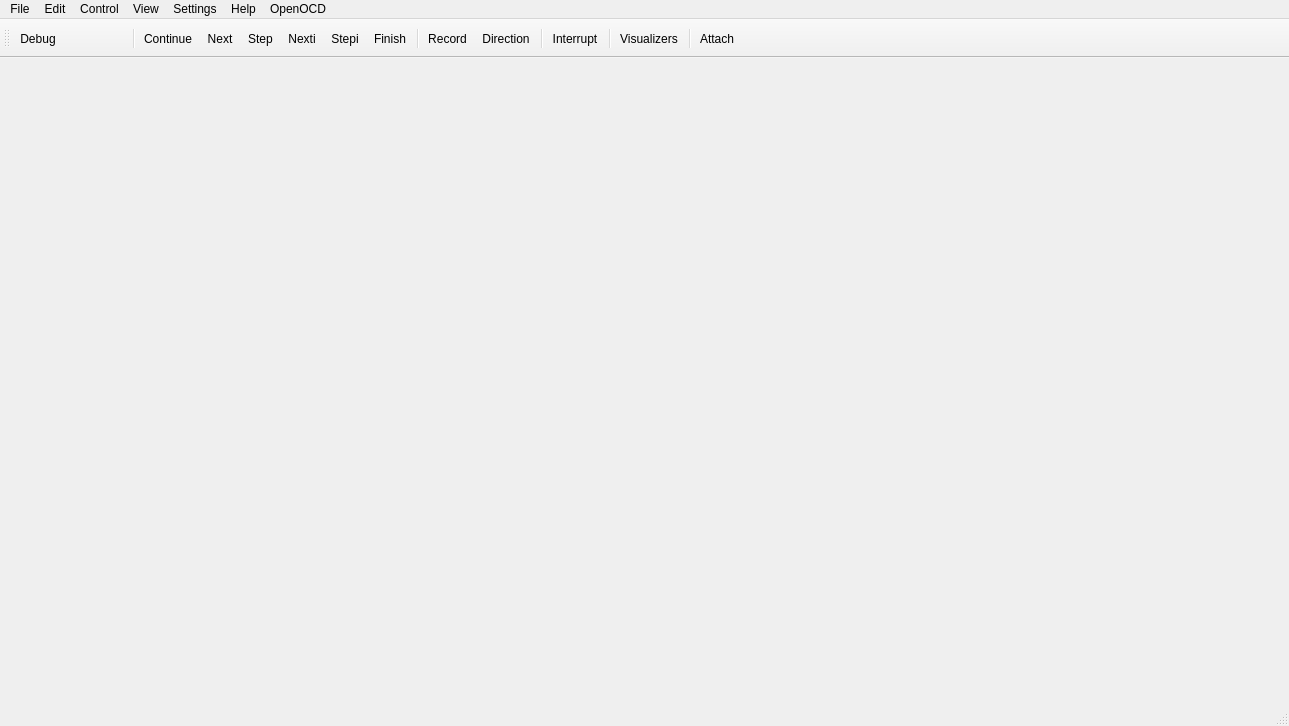
<?xml version="1.0" encoding="UTF-8"?>
<ui version="4.0">
 <class>SeerMainWindowForm</class>
 <widget class="QMainWindow" name="SeerMainWindowForm">
  <property name="geometry">
   <rect>
    <x>0</x>
    <y>0</y>
    <width>1289</width>
    <height>726</height>
   </rect>
  </property>
  <property name="contextMenuPolicy">
   <enum>Qt::NoContextMenu</enum>
  </property>
  <property name="windowTitle">
   <string>Seer Debugger</string>
  </property>
  <widget class="SeerGdbWidget" name="gdbWidget"/>
  <widget class="QMenuBar" name="menubar">
   <property name="geometry">
    <rect>
     <x>0</x>
     <y>0</y>
     <width>1289</width>
     <height>22</height>
    </rect>
   </property>
   <widget class="QMenu" name="menuFile">
    <property name="title">
     <string>File</string>
    </property>
    <addaction name="actionFileDebug"/>
    <addaction name="actionFileArguments"/>
    <addaction name="actionFileQuit"/>
   </widget>
   <widget class="QMenu" name="menuEdit">
    <property name="title">
     <string>Edit</string>
    </property>
   </widget>
   <widget class="QMenu" name="menuView">
    <property name="title">
     <string>View</string>
    </property>
    <widget class="QMenu" name="menuConsole">
     <property name="toolTip">
      <string/>
     </property>
     <property name="statusTip">
      <string/>
     </property>
     <property name="title">
      <string>Console</string>
     </property>
     <property name="icon">
      <iconset resource="resource.qrc">
       <normaloff>:/seer/resources/icons-icons/console.png</normaloff>:/seer/resources/icons-icons/console.png</iconset>
     </property>
     <addaction name="actionConsoleAttached"/>
     <addaction name="actionConsoleDetached"/>
     <addaction name="actionConsoleDetachedMinimized"/>
    </widget>
    <widget class="QMenu" name="menuStyles">
     <property name="title">
      <string>Styles</string>
     </property>
     <property name="icon">
      <iconset resource="resource.qrc">
       <normaloff>:/seer/resources/icons-icons/style.png</normaloff>:/seer/resources/icons-icons/style.png</iconset>
     </property>
    </widget>
    <addaction name="actionViewMemoryVisualizer"/>
    <addaction name="actionViewArrayVisualizer"/>
    <addaction name="actionViewMatrixVisualizer"/>
    <addaction name="actionViewStructVisualizer"/>
    <addaction name="actionViewBasicStructVisualizer"/>
    <addaction name="actionViewImageVisualizer"/>
    <addaction name="actionViewAssembly"/>
    <addaction name="menuConsole"/>
    <addaction name="menuStyles"/>
   </widget>
   <widget class="QMenu" name="menuSettings">
    <property name="title">
     <string>Settings</string>
    </property>
    <addaction name="actionSettingsConfiguration"/>
    <addaction name="actionSettingsSaveConfiguration"/>
   </widget>
   <widget class="QMenu" name="menuHelp">
    <property name="title">
     <string>Help</string>
    </property>
    <addaction name="actionHelpAbout"/>
   </widget>
   <widget class="QMenu" name="menuControl">
    <property name="title">
     <string>Control</string>
    </property>
    <widget class="QMenu" name="menuRecord">
     <property name="toolTip">
      <string>Set Record mode.</string>
     </property>
     <property name="title">
      <string>Record</string>
     </property>
     <property name="icon">
      <iconset resource="resource.qrc">
       <normaloff>:/seer/resources/RelaxLightIcons/tools-media-optical-burn-image.svg</normaloff>:/seer/resources/RelaxLightIcons/tools-media-optical-burn-image.svg</iconset>
     </property>
     <addaction name="actionControlRecordStart"/>
     <addaction name="actionControlRecordStop"/>
    </widget>
    <widget class="QMenu" name="menuDirection">
     <property name="toolTip">
      <string>Set Playback direction.</string>
     </property>
     <property name="title">
      <string>Direction</string>
     </property>
     <property name="icon">
      <iconset resource="resource.qrc">
       <normaloff>:/seer/resources/RelaxLightIcons/go-next.svg</normaloff>:/seer/resources/RelaxLightIcons/go-next.svg</iconset>
     </property>
     <addaction name="actionControlRecordForward"/>
     <addaction name="actionControlRecordReverse"/>
    </widget>
    <addaction name="actionControlRestart"/>
    <addaction name="actionControlTerminate"/>
    <addaction name="actionControlContinue"/>
    <addaction name="actionControlNext"/>
    <addaction name="actionControlStep"/>
    <addaction name="actionControlFinish"/>
    <addaction name="separator"/>
    <addaction name="actionControlNexti"/>
    <addaction name="actionControlStepi"/>
    <addaction name="separator"/>
    <addaction name="menuRecord"/>
    <addaction name="menuDirection"/>
    <addaction name="separator"/>
    <addaction name="actionControlInterrupt"/>
   </widget>
   <widget class="QMenu" name="menuOpenOCD">
    <property name="title">
     <string>OpenOCD</string>
    </property>
    <addaction name="actionOpenOCDAbout"/>
    <addaction name="separator"/>
    <addaction name="actionOpenOCDConfiguration"/>
    <addaction name="actionOpenOCDRecent_Project"/>
    <addaction name="actionOpenOCDImport_Project"/>
    <addaction name="actionOpenOCDAttach"/>
    <addaction name="separator"/>
    <addaction name="actionOpenOCDHelp"/>
   </widget>
   <addaction name="menuFile"/>
   <addaction name="menuEdit"/>
   <addaction name="menuControl"/>
   <addaction name="menuView"/>
   <addaction name="menuSettings"/>
   <addaction name="menuHelp"/>
   <addaction name="menuOpenOCD"/>
  </widget>
  <widget class="QStatusBar" name="statusbar"/>
  <widget class="QToolBar" name="toolBar">
   <property name="windowTitle">
    <string>toolBar</string>
   </property>
   <property name="toolButtonStyle">
    <enum>Qt::ToolButtonTextBesideIcon</enum>
   </property>
   <attribute name="toolBarArea">
    <enum>TopToolBarArea</enum>
   </attribute>
   <attribute name="toolBarBreak">
    <bool>false</bool>
   </attribute>
   <addaction name="actionGdbLaunch"/>
   <addaction name="actionGdbTerminate"/>
   <addaction name="actionGdbRestart"/>
   <addaction name="separator"/>
   <addaction name="actionGdbContinue"/>
   <addaction name="actionGdbNext"/>
   <addaction name="actionGdbStep"/>
   <addaction name="actionGdbNexti"/>
   <addaction name="actionGdbStepi"/>
   <addaction name="actionGdbFinish"/>
   <addaction name="separator"/>
   <addaction name="actionRecordProcess"/>
   <addaction name="actionRecordDirection"/>
   <addaction name="separator"/>
   <addaction name="actionInterruptProcess"/>
   <addaction name="separator"/>
   <addaction name="actionVisualizers"/>
   <addaction name="separator"/>
   <addaction name="actionOpenOCDAttach"/>
  </widget>
  <action name="actionFileQuit">
   <property name="icon">
    <iconset resource="resource.qrc">
     <normaloff>:/seer/resources/icons-icons/exit.png</normaloff>:/seer/resources/icons-icons/exit.png</iconset>
   </property>
   <property name="text">
    <string>Quit</string>
   </property>
   <property name="toolTip">
    <string>Quit</string>
   </property>
   <property name="statusTip">
    <string>Quit the  Seer debugger.</string>
   </property>
  </action>
  <action name="actionGdbRestart">
   <property name="icon">
    <iconset resource="resource.qrc">
     <normaloff>:/seer/resources/RelaxLightIcons/view-refresh.svg</normaloff>:/seer/resources/RelaxLightIcons/view-refresh.svg</iconset>
   </property>
   <property name="text">
    <string/>
   </property>
  </action>
  <action name="actionGdbNext">
   <property name="icon">
    <iconset resource="resource.qrc">
     <normaloff>:/seer/resources/RelaxLightIcons/debug-step-over.svg</normaloff>:/seer/resources/RelaxLightIcons/debug-step-over.svg</iconset>
   </property>
   <property name="text">
    <string>Next</string>
   </property>
  </action>
  <action name="actionGdbStep">
   <property name="icon">
    <iconset resource="resource.qrc">
     <normaloff>:/seer/resources/RelaxLightIcons/debug-step-into.svg</normaloff>:/seer/resources/RelaxLightIcons/debug-step-into.svg</iconset>
   </property>
   <property name="text">
    <string>Step</string>
   </property>
  </action>
  <action name="actionGdbFinish">
   <property name="icon">
    <iconset resource="resource.qrc">
     <normaloff>:/seer/resources/RelaxLightIcons/debug-step-out.svg</normaloff>:/seer/resources/RelaxLightIcons/debug-step-out.svg</iconset>
   </property>
   <property name="text">
    <string>Finish</string>
   </property>
  </action>
  <action name="actionGdbContinue">
   <property name="icon">
    <iconset resource="resource.qrc">
     <normaloff>:/seer/resources/RelaxLightIcons/debug-execute-from-cursor.svg</normaloff>:/seer/resources/RelaxLightIcons/debug-execute-from-cursor.svg</iconset>
   </property>
   <property name="text">
    <string>Continue</string>
   </property>
  </action>
  <action name="actionFileDebug">
   <property name="icon">
    <iconset resource="resource.qrc">
     <normaloff>:/seer/resources/thenounproject/fortune-teller.svg</normaloff>:/seer/resources/thenounproject/fortune-teller.svg</iconset>
   </property>
   <property name="text">
    <string>Debug...</string>
   </property>
   <property name="toolTip">
    <string>Debug</string>
   </property>
   <property name="statusTip">
    <string>Load an executable to debug.</string>
   </property>
  </action>
  <action name="actionFileArguments">
   <property name="icon">
    <iconset resource="resource.qrc">
     <normaloff>:/seer/resources/icons-icons/arguments.png</normaloff>:/seer/resources/icons-icons/arguments.png</iconset>
   </property>
   <property name="text">
    <string>Arguments...</string>
   </property>
   <property name="toolTip">
    <string>Arguments</string>
   </property>
   <property name="statusTip">
    <string>Specify new arguments to the current executable.</string>
   </property>
  </action>
  <action name="actionInterruptProcess">
   <property name="icon">
    <iconset resource="resource.qrc">
     <normaloff>:/seer/resources/thenounproject/stop.svg</normaloff>:/seer/resources/thenounproject/stop.svg</iconset>
   </property>
   <property name="text">
    <string>Interrupt</string>
   </property>
   <property name="toolTip">
    <string>Send a 'Terminate' signal to the process.&lt;br/&gt;&lt;br/&gt;Hold down for alternate signals.</string>
   </property>
  </action>
  <action name="actionHelpAbout">
   <property name="icon">
    <iconset resource="resource.qrc">
     <normaloff>:/seer/resources/seergdb_32x32.png</normaloff>:/seer/resources/seergdb_32x32.png</iconset>
   </property>
   <property name="text">
    <string>About Seer</string>
   </property>
   <property name="statusTip">
    <string>About Seer</string>
   </property>
  </action>
  <action name="actionViewMemoryVisualizer">
   <property name="icon">
    <iconset resource="resource.qrc">
     <normaloff>:/seer/resources/thenounproject/memory.svg</normaloff>:/seer/resources/thenounproject/memory.svg</iconset>
   </property>
   <property name="text">
    <string>Memory Visualizer</string>
   </property>
   <property name="statusTip">
    <string>Launch a blank Memory Visualizer.</string>
   </property>
  </action>
  <action name="actionViewArrayVisualizer">
   <property name="icon">
    <iconset resource="resource.qrc">
     <normaloff>:/seer/resources/thenounproject/memory.svg</normaloff>:/seer/resources/thenounproject/memory.svg</iconset>
   </property>
   <property name="text">
    <string>Array Visualizer</string>
   </property>
   <property name="statusTip">
    <string>Launch a blank Array Visualizer.</string>
   </property>
  </action>
  <action name="actionControlRestart">
   <property name="icon">
    <iconset resource="resource.qrc">
     <normaloff>:/seer/resources/RelaxLightIcons/view-refresh.svg</normaloff>:/seer/resources/RelaxLightIcons/view-refresh.svg</iconset>
   </property>
   <property name="text">
    <string/>
   </property>
   <property name="statusTip">
    <string>Start the program in GDB. Honor breakpoints, if any.</string>
   </property>
  </action>
  <action name="actionControlContinue">
   <property name="icon">
    <iconset resource="resource.qrc">
     <normaloff>:/seer/resources/RelaxLightIcons/debug-execute-from-cursor.svg</normaloff>:/seer/resources/RelaxLightIcons/debug-execute-from-cursor.svg</iconset>
   </property>
   <property name="text">
    <string>Continue</string>
   </property>
   <property name="toolTip">
    <string>Continue</string>
   </property>
   <property name="statusTip">
    <string>Continue executing the program. Stop at any breakpoints, or when the program exits.</string>
   </property>
  </action>
  <action name="actionControlNext">
   <property name="icon">
    <iconset resource="resource.qrc">
     <normaloff>:/seer/resources/RelaxLightIcons/debug-step-over.svg</normaloff>:/seer/resources/RelaxLightIcons/debug-step-over.svg</iconset>
   </property>
   <property name="text">
    <string>Next</string>
   </property>
   <property name="toolTip">
    <string>Next</string>
   </property>
   <property name="statusTip">
    <string>Execute next step, step over functions.</string>
   </property>
  </action>
  <action name="actionControlStep">
   <property name="icon">
    <iconset resource="resource.qrc">
     <normaloff>:/seer/resources/RelaxLightIcons/debug-step-into.svg</normaloff>:/seer/resources/RelaxLightIcons/debug-step-into.svg</iconset>
   </property>
   <property name="text">
    <string>Step</string>
   </property>
   <property name="toolTip">
    <string>Step</string>
   </property>
   <property name="statusTip">
    <string>Execute next step, step into functions.</string>
   </property>
  </action>
  <action name="actionControlFinish">
   <property name="icon">
    <iconset resource="resource.qrc">
     <normaloff>:/seer/resources/RelaxLightIcons/debug-step-out.svg</normaloff>:/seer/resources/RelaxLightIcons/debug-step-out.svg</iconset>
   </property>
   <property name="text">
    <string>Finish</string>
   </property>
   <property name="toolTip">
    <string>Finish</string>
   </property>
   <property name="statusTip">
    <string>Execute the remaining function, stop after it exits.</string>
   </property>
  </action>
  <action name="actionControlInterrupt">
   <property name="icon">
    <iconset resource="resource.qrc">
     <normaloff>:/seer/resources/thenounproject/stop.svg</normaloff>:/seer/resources/thenounproject/stop.svg</iconset>
   </property>
   <property name="text">
    <string>Interrupt</string>
   </property>
   <property name="toolTip">
    <string>Interrupt</string>
   </property>
   <property name="statusTip">
    <string>Send a 'Terminate' signal to the process.</string>
   </property>
  </action>
  <action name="actionSettingsConfiguration">
   <property name="icon">
    <iconset resource="resource.qrc">
     <normaloff>:/seer/resources/thenounproject/configure.svg</normaloff>:/seer/resources/thenounproject/configure.svg</iconset>
   </property>
   <property name="text">
    <string>Configuration...</string>
   </property>
   <property name="statusTip">
    <string>Configure Seer.</string>
   </property>
  </action>
  <action name="actionSettingsSaveConfiguration">
   <property name="icon">
    <iconset resource="resource.qrc">
     <normaloff>:/seer/resources/RelaxLightIcons/document-save.svg</normaloff>:/seer/resources/RelaxLightIcons/document-save.svg</iconset>
   </property>
   <property name="text">
    <string>Save Configuration...</string>
   </property>
   <property name="statusTip">
    <string>Save the configurations so future Seer sessions will use them.</string>
   </property>
  </action>
  <action name="actionConsoleAttached">
   <property name="icon">
    <iconset resource="resource.qrc">
     <normaloff>:/seer/resources/icons-icons/attach.png</normaloff>:/seer/resources/icons-icons/attach.png</iconset>
   </property>
   <property name="text">
    <string>Attached</string>
   </property>
   <property name="toolTip">
    <string>Show the console window in Seer's tabs.</string>
   </property>
   <property name="statusTip">
    <string>Show the console window in Seer's tabs.</string>
   </property>
  </action>
  <action name="actionConsoleDetached">
   <property name="icon">
    <iconset resource="resource.qrc">
     <normaloff>:/seer/resources/icons-icons/maximize.png</normaloff>:/seer/resources/icons-icons/maximize.png</iconset>
   </property>
   <property name="text">
    <string>Detached</string>
   </property>
   <property name="toolTip">
    <string>Detach the console into it's own window.</string>
   </property>
   <property name="statusTip">
    <string>Detach the console into it's own window.</string>
   </property>
  </action>
  <action name="actionConsoleDetachedMinimized">
   <property name="icon">
    <iconset resource="resource.qrc">
     <normaloff>:/seer/resources/icons-icons/minimize.png</normaloff>:/seer/resources/icons-icons/minimize.png</iconset>
   </property>
   <property name="text">
    <string>Detached Minimized</string>
   </property>
   <property name="toolTip">
    <string>Detach the console into it's own minimaize window.</string>
   </property>
   <property name="statusTip">
    <string>Detach the console into it's own minimaize window.</string>
   </property>
  </action>
  <action name="actionControlNexti">
   <property name="icon">
    <iconset resource="resource.qrc">
     <normaloff>:/seer/resources/RelaxLightIcons/debug-step-instruction.svg</normaloff>:/seer/resources/RelaxLightIcons/debug-step-instruction.svg</iconset>
   </property>
   <property name="text">
    <string>Nexti</string>
   </property>
   <property name="statusTip">
    <string>Execute next instruction, step over functions.</string>
   </property>
  </action>
  <action name="actionControlStepi">
   <property name="icon">
    <iconset resource="resource.qrc">
     <normaloff>:/seer/resources/RelaxLightIcons/debug-step-into-instruction.svg</normaloff>:/seer/resources/RelaxLightIcons/debug-step-into-instruction.svg</iconset>
   </property>
   <property name="text">
    <string>Stepi</string>
   </property>
   <property name="statusTip">
    <string>Execute next instruction, step into functions.</string>
   </property>
  </action>
  <action name="actionViewAssembly">
   <property name="icon">
    <iconset resource="resource.qrc">
     <normaloff>:/seer/resources/thenounproject/assembly.svg</normaloff>:/seer/resources/thenounproject/assembly.svg</iconset>
   </property>
   <property name="text">
    <string>Assembly View</string>
   </property>
   <property name="statusTip">
    <string>View the program's assembly.</string>
   </property>
  </action>
  <action name="actionViewStructVisualizer">
   <property name="icon">
    <iconset resource="resource.qrc">
     <normaloff>:/seer/resources/thenounproject/memory.svg</normaloff>:/seer/resources/thenounproject/memory.svg</iconset>
   </property>
   <property name="text">
    <string>Struct Visualizer</string>
   </property>
   <property name="statusTip">
    <string>Launch a blank Struct Visualizer.</string>
   </property>
  </action>
  <action name="actionControlRecordStop">
   <property name="icon">
    <iconset resource="resource.qrc">
     <normaloff>:/seer/resources/thenounproject/stop.svg</normaloff>:/seer/resources/thenounproject/stop.svg</iconset>
   </property>
   <property name="text">
    <string>Stop</string>
   </property>
   <property name="toolTip">
    <string>Stop Record mode.</string>
   </property>
  </action>
  <action name="actionControlRecordReverse">
   <property name="checkable">
    <bool>true</bool>
   </property>
   <property name="icon">
    <iconset resource="resource.qrc">
     <normaloff>:/seer/resources/RelaxLightIcons/go-previous.svg</normaloff>:/seer/resources/RelaxLightIcons/go-previous.svg</iconset>
   </property>
   <property name="text">
    <string>Reverse</string>
   </property>
   <property name="toolTip">
    <string>Set Gdb Playback to reverse.</string>
   </property>
  </action>
  <action name="actionRecordProcess">
   <property name="icon">
    <iconset resource="resource.qrc">
     <normaloff>:/seer/resources/RelaxLightIcons/tools-media-optical-burn-image.svg</normaloff>:/seer/resources/RelaxLightIcons/tools-media-optical-burn-image.svg</iconset>
   </property>
   <property name="text">
    <string>Record</string>
   </property>
   <property name="toolTip">
    <string>Toggle Record mode.</string>
   </property>
  </action>
  <action name="actionControlRecordStart">
   <property name="icon">
    <iconset resource="resource.qrc">
     <normaloff>:/seer/resources/RelaxLightIcons/debug-execute-from-cursor.svg</normaloff>:/seer/resources/RelaxLightIcons/debug-execute-from-cursor.svg</iconset>
   </property>
   <property name="text">
    <string>Start</string>
   </property>
   <property name="toolTip">
    <string>Start Record mode.</string>
   </property>
  </action>
  <action name="actionControlRecordForward">
   <property name="checkable">
    <bool>true</bool>
   </property>
   <property name="icon">
    <iconset resource="resource.qrc">
     <normaloff>:/seer/resources/RelaxLightIcons/go-next.svg</normaloff>:/seer/resources/RelaxLightIcons/go-next.svg</iconset>
   </property>
   <property name="text">
    <string>Forward</string>
   </property>
   <property name="toolTip">
    <string>Set Gdb Playback to forward.</string>
   </property>
  </action>
  <action name="actionRecordDirection">
   <property name="icon">
    <iconset resource="resource.qrc">
     <normaloff>:/seer/resources/RelaxLightIcons/go-next.svg</normaloff>:/seer/resources/RelaxLightIcons/go-next.svg</iconset>
   </property>
   <property name="text">
    <string>Direction</string>
   </property>
   <property name="toolTip">
    <string>Toggle Playback direction.</string>
   </property>
  </action>
  <action name="actionViewImageVisualizer">
   <property name="icon">
    <iconset resource="resource.qrc">
     <normaloff>:/seer/resources/thenounproject/memory.svg</normaloff>:/seer/resources/thenounproject/memory.svg</iconset>
   </property>
   <property name="text">
    <string>Image Visualizer</string>
   </property>
   <property name="statusTip">
    <string>Launch a blank Image Visualizer.</string>
   </property>
  </action>
  <action name="actionGdbNexti">
   <property name="icon">
    <iconset resource="resource.qrc">
     <normaloff>:/seer/resources/RelaxLightIcons/debug-step-instruction.svg</normaloff>:/seer/resources/RelaxLightIcons/debug-step-instruction.svg</iconset>
   </property>
   <property name="text">
    <string>Nexti</string>
   </property>
   <property name="toolTip">
    <string>Nexti</string>
   </property>
  </action>
  <action name="actionGdbStepi">
   <property name="icon">
    <iconset resource="resource.qrc">
     <normaloff>:/seer/resources/RelaxLightIcons/debug-step-into-instruction.svg</normaloff>:/seer/resources/RelaxLightIcons/debug-step-into-instruction.svg</iconset>
   </property>
   <property name="text">
    <string>Stepi</string>
   </property>
   <property name="toolTip">
    <string>Stepi</string>
   </property>
  </action>
  <action name="actionVisualizers">
   <property name="icon">
    <iconset resource="resource.qrc">
     <normaloff>:/seer/resources/thenounproject/memory.svg</normaloff>:/seer/resources/thenounproject/memory.svg</iconset>
   </property>
   <property name="text">
    <string>Visualizers</string>
   </property>
   <property name="toolTip">
    <string>Launch a Memory visualizer.&lt;br/&gt;&lt;br/&gt;Hold down for alternate visualizers.</string>
   </property>
  </action>
  <action name="actionViewBasicStructVisualizer">
   <property name="icon">
    <iconset resource="resource.qrc">
     <normaloff>:/seer/resources/thenounproject/memory.svg</normaloff>:/seer/resources/thenounproject/memory.svg</iconset>
   </property>
   <property name="text">
    <string>Basic Struct Visualizer</string>
   </property>
   <property name="statusTip">
    <string>Launch a blank Basic Struct Visualizer.</string>
   </property>
  </action>
  <action name="actionViewExecutionMessages">
   <property name="text">
    <string>Execution Messages</string>
   </property>
   <property name="statusTip">
    <string>View the program's execution messages.</string>
   </property>
  </action>
  <action name="actionGdbTerminate">
   <property name="icon">
    <iconset resource="resource.qrc">
     <normaloff>:/seer/resources/RelaxLightIcons/system-shutdown.svg</normaloff>:/seer/resources/RelaxLightIcons/system-shutdown.svg</iconset>
   </property>
   <property name="text">
    <string/>
   </property>
   <property name="toolTip">
    <string/>
   </property>
   <property name="menuRole">
    <enum>QAction::NoRole</enum>
   </property>
  </action>
  <action name="actionGdbLaunch">
   <property name="icon">
    <iconset resource="resource.qrc">
     <normaloff>:/seer/resources/thenounproject/fortune-teller.svg</normaloff>:/seer/resources/thenounproject/fortune-teller.svg</iconset>
   </property>
   <property name="text">
    <string>Debug</string>
   </property>
   <property name="toolTip">
    <string>Launch a debugging session.</string>
   </property>
   <property name="menuRole">
    <enum>QAction::NoRole</enum>
   </property>
  </action>
  <action name="actionControlTerminate">
   <property name="icon">
    <iconset resource="resource.qrc">
     <normaloff>:/seer/resources/RelaxLightIcons/system-shutdown.svg</normaloff>:/seer/resources/RelaxLightIcons/system-shutdown.svg</iconset>
   </property>
   <property name="text">
    <string/>
   </property>
   <property name="toolTip">
    <string/>
   </property>
   <property name="statusTip">
    <string/>
   </property>
   <property name="menuRole">
    <enum>QAction::NoRole</enum>
   </property>
  </action>
  <action name="actionViewMatrixVisualizer">
   <property name="icon">
    <iconset resource="resource.qrc">
     <normaloff>:/seer/resources/thenounproject/memory.svg</normaloff>:/seer/resources/thenounproject/memory.svg</iconset>
   </property>
   <property name="text">
    <string>Matrix Visualizer</string>
   </property>
   <property name="statusTip">
    <string>Launch a blank Matrix Visualizer.</string>
   </property>
  </action>
  <action name="actionOpenOCDAbout">
   <property name="text">
    <string>About</string>
   </property>
  </action>
  <action name="actionOpenOCDConfiguration">
   <property name="icon">
    <iconset resource="resource.qrc">
     <normaloff>:/seer/resources/thenounproject/configure.svg</normaloff>:/seer/resources/thenounproject/configure.svg</iconset>
   </property>
   <property name="text">
    <string>Configuration...</string>
   </property>
  </action>
  <action name="actionOpenOCDRecent_Project">
   <property name="text">
    <string>Recent OpenOCD Project</string>
   </property>
   <property name="toolTip">
    <string>Recent Project</string>
   </property>
  </action>
  <action name="actionOpenOCDImport_Project">
   <property name="icon">
    <iconset resource="resource.qrc">
     <normaloff>:/seer/resources/icons-icons/import.png</normaloff>:/seer/resources/icons-icons/import.png</iconset>
   </property>
   <property name="text">
    <string>Import Project</string>
   </property>
  </action>
  <action name="actionOpenOCDHelp">
   <property name="icon">
    <iconset resource="resource.qrc">
     <normaloff>:/seer/resources/icons-icons/help.png</normaloff>:/seer/resources/icons-icons/help.png</iconset>
   </property>
   <property name="text">
    <string>Help</string>
   </property>
  </action>
  <action name="actionOpenOCDAttach">
   <property name="checkable">
    <bool>true</bool>
   </property>
   <property name="checked">
    <bool>false</bool>
   </property>
   <property name="enabled">
    <bool>true</bool>
   </property>
   <property name="icon">
    <iconset resource="resource.qrc">
     <normaloff>:/seer/resources/icons-icons/openOCDattach.png</normaloff>:/seer/resources/icons-icons/openOCDattach.png</iconset>
   </property>
   <property name="text">
    <string>Attach</string>
   </property>
   <property name="whatsThis">
    <string extracomment="OpenOCD connect to target"/>
   </property>
   <property name="font">
    <font/>
   </property>
   <property name="visible">
    <bool>true</bool>
   </property>
  </action>
 </widget>
 <customwidgets>
  <customwidget>
   <class>SeerGdbWidget</class>
   <extends>QWidget</extends>
   <header>SeerGdbWidget.h</header>
   <container>1</container>
  </customwidget>
 </customwidgets>
 <resources>
  <include location="resource.qrc"/>
 </resources>
 <connections/>
</ui>
